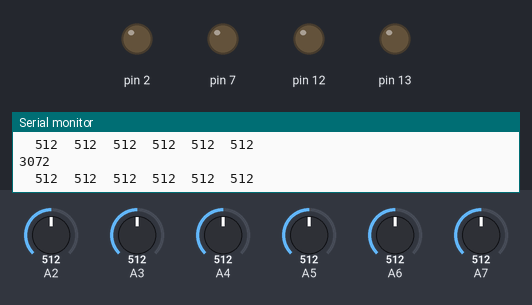
Bench run of a sketch on a simulated Arduino Uno, built with avr-gcc and run on an emulated ATmega328P. Parts: output pins drawn as LEDs (lit = HIGH), the last lines printed to the serial monitor. Inputs (shaded band) come from the test bench; at power-on: A3 = 512, A4 = 512, A2 = 512, A6 = 512, A5 = 512, A7 = 512.

Above: at 1.2 s.
1.3 s: A3 set to 483
At 1.8 s:
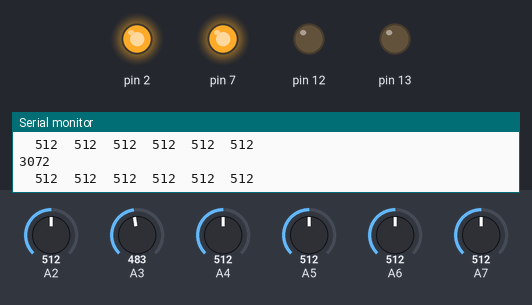
2.8 s: A4 set to 492
5.8 s: A2 set to 108
8.8 s: A2 set to 93
11.8 s: A3 set to 510
At 12.1 s:
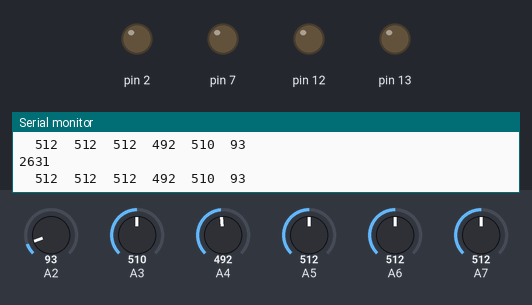
13.3 s: A6 set to 490
At 14.4 s:
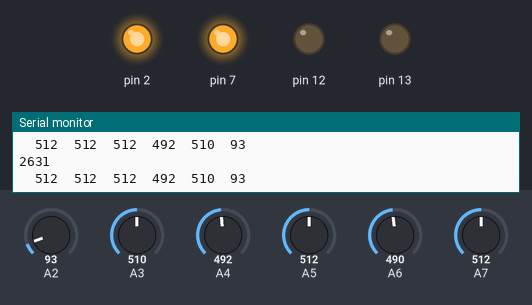
Timing chart, 0 to 15.8 s (numbered marks = the images above; inputs shaded):
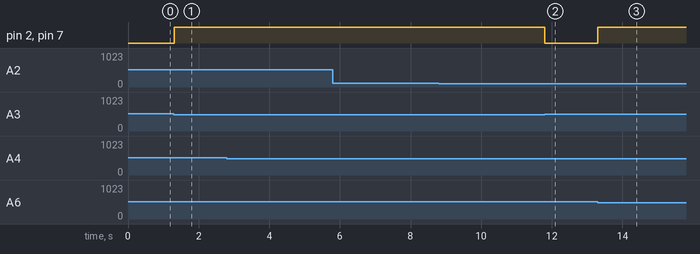

Measured:
- the behaviour switches between 501 and 500 on A3 (found by bisection; images 0 and 1)
- after the input at 1.3 s, pin 2, pin 7: LOW → HIGH at once
- after the input at 11.8 s, pin 2, pin 7: HIGH → LOW at once
- after the input at 13.3 s, pin 2, pin 7: LOW → HIGH at once

The sketch:

20240417_2.ino
```cpp
void setup() {
  pinMode(13,OUTPUT);

  pinMode(12,OUTPUT);

  for(int i=55;i<=62;i++){
    pinMode(i,INPUT);
  }
  Serial.begin(9600);
//  pinMode(63,INPUT);//距離感測器
}
int speed1 = 90;
int value[3][6];//暫存的陣列value{61,60,59,58,57,56}
int sum_all[6];//最終算出的陣列
int count=0;//用來計數的
void loop() {
//  Serial.print("雷色距離:");
//  Serial.println(analogRead(63));
  int sum=0,number=0;

 for(int i=61;i>=56;i--)
 {
   sum+=analogRead(i);
 }
 Serial.println(sum);
 Serial.print("\t");
 for(int i=61;i>=56;i--)
  {
    Serial.print(analogRead(i));
    Serial.print("\t");
  }
 Serial.println();

  /*if(sum<3900 && sum>3200 || sum>2200 && sum<2400)
  {
      get_value();
      Serial.println(sum_all[5]);
      if(analogRead(59)<=500 && analogRead(58)<=500)
      {   int see1=0;//用來確保有沒有看到
          int see2=0;//用來確保有沒有看到
          if(sum_all[1]<850 && sum_all[1]>600 )
            {

              stop1();
              delay(100);
              back(150);
              delay(70);
              stop1();
              for(int a=0;a<=3;a++)
                get_value();
              if(sum_all[1]<800 && sum_all[1]>700 )
                see1+=1;
              delay(1000);
              straight(150);
              delay(70);
              stop1();
              for(int a=0;a<=6;a++)
                get_value();
              if(sum_all[1]<800 && sum_all[1]>700 )
                see1+=1;
              if(see1>=1)
                for(int a=0;a<=6;a++)
                {
                  digitalWrite(13,HIGH);
                  delay(200);
                  digitalWrite(13,LOW);
                  delay(200);
                }
            }
          else
            {
             digitalWrite(13,LOW);
            }

          if(sum_all[4]<800 && sum_all[4]>600 )
            {

               stop1();
               delay(100);
               back(150);
               delay(70);
               stop1();
               for(int a=0;a<=6;a++)
                 get_value();
               if(sum_all[4]<750 && sum_all[4]>600 )
                 see2+=1;
               delay(1000);
               straight(150);
               delay(70);
               stop1();
               for(int a=0;a<=6;a++)
                 get_value();
               if(sum_all[4]<750 && sum_all[4]>600 )
                 see2+=1;
               if(see2>=1)
                 for(int a=0;a<=2;a++)
                 {
                   digitalWrite(12,HIGH);
                   delay(200);
                   digitalWrite(12,LOW);
                   delay(200);
                 }
            }
          else
            {
               digitalWrite(12,LOW);
            }
            Serial.print("see1 and see2");
            Serial.print(see1);
            Serial.print("\t");
            Serial.println(see2);

            if(see1 >=1 && see2>=1)
            {
                return1(160);
            }
            else if(see1>=1)
            {
              turn_left(160);
            }
            else if(see2>=1)
            {
              turn_right(160);

            }
            else{
             straight(90);
             delay(1);
            }
      }

 }*/
// if(analogRead(63)>500);
// {
//  stop1();
//  delay(3000);
// }

  if(analogRead(60)<=500)
   {
    while(analogRead(59)>=500)
     {
       big_left(170);

    }
   }
   else if(analogRead(57)<=500)
  {
     while(analogRead(58)>=500)
    {
      big_right(170);

    }

  }
//  else if(analogRead(58)>=500)
//  {
//    left(140);
//  }
//  else if(analogRead(59)>=500)
//  {
//    right(140);
//  }
  else
  {
    straight(speed1);
    digitalWrite(13,LOW);
    digitalWrite(12,LOW);
  }
  delay(1);
}
```

Move.ino
```cpp
void stop1(){
  analogWrite(2, 255);
  digitalWrite(3,1);
  digitalWrite(4,1);
  analogWrite(7, 255);
  digitalWrite(5,1);
  digitalWrite(6,1);
}
void back(int i){
  analogWrite(2, i);
  digitalWrite(3,1);
  digitalWrite(4,0);
  analogWrite(7, i);
  digitalWrite(5,1);
  digitalWrite(6,0);
}
void straight(int i){
  analogWrite(2,i);
  digitalWrite(3,0);
  digitalWrite(4,1);
  analogWrite(7,i);
  digitalWrite(5,0);
  digitalWrite(6,1);
}
void left(int i){
  analogWrite(2,i);
  digitalWrite(3,0);
  digitalWrite(4,0);
  analogWrite(7,i);
  digitalWrite(5,0);
  digitalWrite(6,1);
}
void right(int i){
  analogWrite(2,i);
  digitalWrite(3,0);
  digitalWrite(4,1);
  analogWrite(7,i);
  digitalWrite(5,0);
  digitalWrite(6,0);
}
void big_left(int i){
  analogWrite(2,i);
  digitalWrite(3,1);
  digitalWrite(4,0);
  analogWrite(7,i);
  digitalWrite(5,0);
  digitalWrite(6,1);
}
void big_right(int i){
  analogWrite(2,i);
  digitalWrite(3,0);
  digitalWrite(4,1);
  analogWrite(7,i);
  digitalWrite(5,1);
  digitalWrite(6,0);
}
void turn_left(int i){
  analogWrite(2,i-50);
  digitalWrite(3,0);
  digitalWrite(4,1);
  analogWrite(7,i-50);
  digitalWrite(5,0);
  digitalWrite(6,1);
  delay(400);
  analogWrite(2,i);
  digitalWrite(3,1);
  digitalWrite(4,0);
  analogWrite(7,i);
  digitalWrite(5,0);
  digitalWrite(6,1);
  delay(300);
  while(analogRead(59)>=500){
     analogWrite(2,i);
      digitalWrite(3,1);
      digitalWrite(4,0);
      analogWrite(7,i);
      digitalWrite(5,0);
      digitalWrite(6,1);
  }

}
void turn_right(int i){
  analogWrite(2,i-50);
  digitalWrite(3,0);
  digitalWrite(4,1);
  analogWrite(7,i-50);
  digitalWrite(5,0);
  digitalWrite(6,1);
  delay(400);
  analogWrite(2,i);
  digitalWrite(3,0);
  digitalWrite(4,1);
  analogWrite(7,i);
  digitalWrite(5,1);
  digitalWrite(6,0);
  delay(400);
  while(analogRead(58)>=400){
      analogWrite(2,i);
      digitalWrite(3,0);
      digitalWrite(4,1);
      analogWrite(7,i);
      digitalWrite(5,1);
      digitalWrite(6,0);
  }

}
void return1(int i){
   analogWrite(2,i);
  digitalWrite(3,0);
  digitalWrite(4,1);
  analogWrite(7,i);
  digitalWrite(5,1);
  digitalWrite(6,0);
  delay(2000);
  while(analogRead(57)>500){
      analogWrite(2,i);
      digitalWrite(3,0);
      digitalWrite(4,1);
      analogWrite(7,i);
      digitalWrite(5,1);
      digitalWrite(6,0);
  }
  analogWrite(2,i);
  digitalWrite(3,0);
  digitalWrite(4,1);
  analogWrite(7,i);
  digitalWrite(5,0);
  digitalWrite(6,0);
  delay(400);
  stop1();
}
```

math.ino
```cpp
void get_value(){
  if(count>=2){
  count=0;
 }
 else{
  count+=1;
 }

 for(int i=0;i<=5;i++){//把每個叫位讀出來的存進去
    value[count][i] = analogRead(61-i);
    //Serial.print(61-i);

 }
 /*for(int i=0;i<=2;i++){//把整個陣列顯示出來
  for(int k=0;k<=5;k++)
  {
    Serial.print(value[i][k]);
    Serial.print("\t");
  }
  Serial.println();
 }*/
 for(int k=0;k<=5;k++){//算平均
  int all=0;
   for(int m=0;m<=2;m++){
     all+=value[m][k];
   }
   sum_all[k]= all/3;//每行加總除3
 }
   Serial.print("sum_all=");//最終算出顯示出來
  for(int k=0;k<=5;k++){
   Serial.print(sum_all[k]);
   Serial.print("\t");
 }

 Serial.println("END");
}
```
